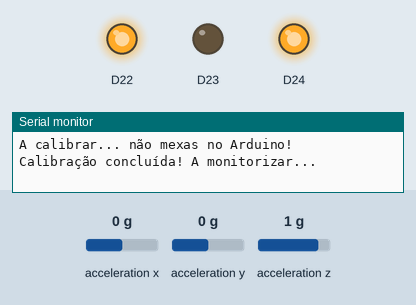
Recording of a sketch running on a simulated Arduino Nano RP2040 Connect. Shown: output pins drawn as LEDs (lit = HIGH), the last lines printed to the serial monitor. The inputs (shaded band) are chosen by the test bench; at power-on: acceleration x 0 g, acceleration y 0 g, acceleration z 1 g.

Above: at 4.2 s.
4.3 s: acceleration x set to -0.4 g
5.8 s: acceleration x set to -0.7 g
At 6.4 s:
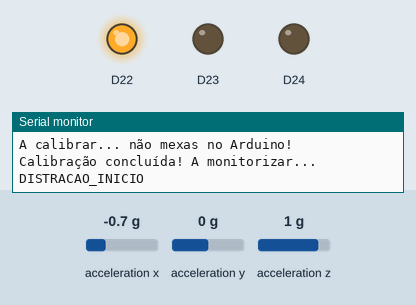
7.3 s: acceleration x set to 0 g
At 8.3 s:
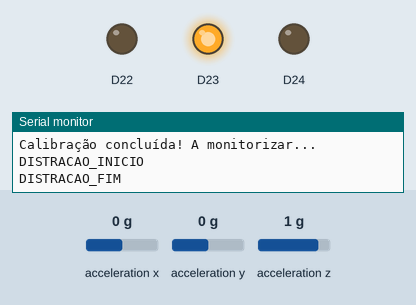
8.8 s: acceleration x set to -1.4 g
At 10.2 s:
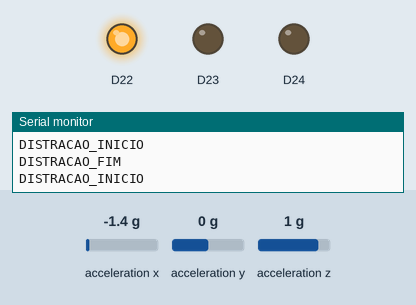
Timing chart, 0 to 11.3 s (numbered marks = the images above; inputs shaded):
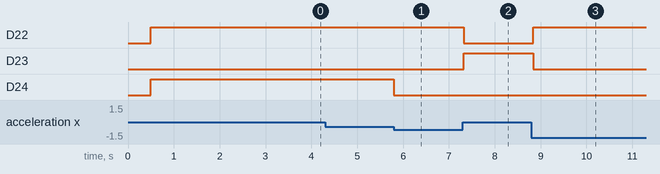

Measured:
- the behaviour switches between -0.5 and -0.6 g on acceleration x (found by bisection; images 0 and 1)
- after the input at 4.3 s, every drawn part: stays the same
- after the input at 5.8 s, D24: HIGH → LOW at once
- after the input at 7.3 s, D22: HIGH → LOW at once; D23: LOW → HIGH at once
- after the input at 8.8 s, D22: LOW → HIGH at once; D23: HIGH → LOW at once

The sketch:

main.ino
```cpp
#include <Arduino_LSM6DSOX.h>
#include <WiFiNINA.h>

#define THRESHOLD 0.5
#define CALIBRATION_SAMPLES 50

float baseX, baseY, baseZ;
bool phonePickedUp = false;

void setup() {
  delay(500);
  Serial.begin(115200);

  pinMode(LEDR, OUTPUT);
  pinMode(LEDG, OUTPUT);
  pinMode(LEDB, OUTPUT);

  // Verde = a estudar
  digitalWrite(LEDR, HIGH);
  digitalWrite(LEDG, LOW);
  digitalWrite(LEDB, HIGH);

  if (!IMU.begin()) {
    Serial.println("Erro ao iniciar o IMU!");
    while (1);
  }

  // Calibração automática
  Serial.println("A calibrar... não mexas no Arduino!");
  float sumX = 0, sumY = 0, sumZ = 0;
  int count = 0;

  while (count < CALIBRATION_SAMPLES) {
    float x, y, z;
    if (IMU.accelerationAvailable()) {
      IMU.readAcceleration(x, y, z);
      sumX += x;
      sumY += y;
      sumZ += z;
      count++;
      delay(50);
    }
  }

  baseX = sumX / CALIBRATION_SAMPLES;
  baseY = sumY / CALIBRATION_SAMPLES;
  baseZ = sumZ / CALIBRATION_SAMPLES;

  Serial.println("Calibração concluída! A monitorizar...");
}

void loop() {
  float x, y, z;

  if (IMU.accelerationAvailable()) {
    IMU.readAcceleration(x, y, z);

    float diffX = abs(x - baseX);
    float diffY = abs(y - baseY);
    float diffZ = abs(z - baseZ);

    if (diffX > THRESHOLD || diffY > THRESHOLD || diffZ > THRESHOLD) {
      if (!phonePickedUp) {
        phonePickedUp = true;

        // Vermelho = distração
        digitalWrite(LEDR, HIGH);
        digitalWrite(LEDG, LOW);
        digitalWrite(LEDB, LOW);

        Serial.println("DISTRACAO_INICIO");
      }
    } else {
      if (phonePickedUp) {
        phonePickedUp = false;

        // Verde = a estudar
        digitalWrite(LEDR, LOW);
        digitalWrite(LEDG, HIGH);
        digitalWrite(LEDB, LOW);

        Serial.println("DISTRACAO_FIM");
      }
    }
  }

  delay(100);
}
```
